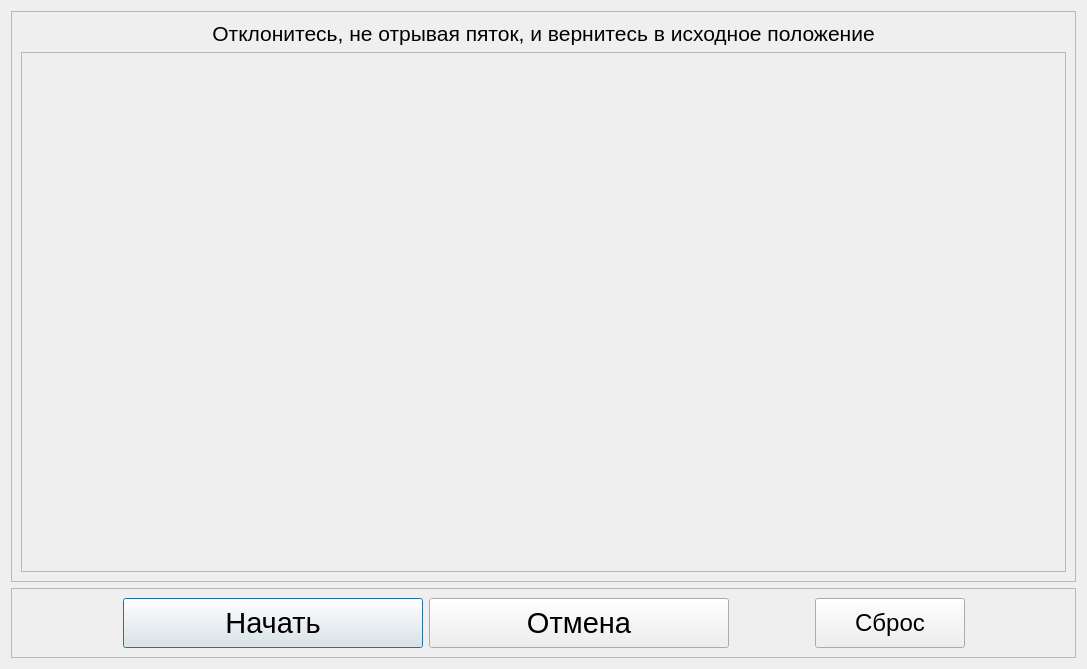
<?xml version="1.0" encoding="UTF-8"?>
<ui version="4.0">
 <class>SetMaxForceDialog</class>
 <widget class="QDialog" name="SetMaxForceDialog">
  <property name="geometry">
   <rect>
    <x>0</x>
    <y>0</y>
    <width>1087</width>
    <height>667</height>
   </rect>
  </property>
  <property name="windowTitle">
   <string>Выбор отклонения</string>
  </property>
  <layout class="QVBoxLayout" name="verticalLayout">
   <item>
    <widget class="QFrame" name="frame">
     <property name="frameShape">
      <enum>QFrame::StyledPanel</enum>
     </property>
     <property name="frameShadow">
      <enum>QFrame::Raised</enum>
     </property>
     <layout class="QVBoxLayout" name="verticalLayout_2">
      <item>
       <widget class="QLabel" name="lblComment">
        <property name="sizePolicy">
         <sizepolicy hsizetype="Preferred" vsizetype="Fixed">
          <horstretch>0</horstretch>
          <verstretch>0</verstretch>
         </sizepolicy>
        </property>
        <property name="font">
         <font>
          <pointsize>16</pointsize>
         </font>
        </property>
        <property name="text">
         <string>Отклонитесь, не отрывая пяток, и вернитесь в исходное положение</string>
        </property>
        <property name="alignment">
         <set>Qt::AlignCenter</set>
        </property>
       </widget>
      </item>
      <item>
       <spacer name="verticalSpacer">
        <property name="orientation">
         <enum>Qt::Vertical</enum>
        </property>
        <property name="sizeHint" stdset="0">
         <size>
          <width>20</width>
          <height>40</height>
         </size>
        </property>
       </spacer>
      </item>
      <item>
       <widget class="QFrame" name="frDiag">
        <property name="frameShape">
         <enum>QFrame::StyledPanel</enum>
        </property>
        <property name="frameShadow">
         <enum>QFrame::Raised</enum>
        </property>
        <layout class="QHBoxLayout" name="horizontalLayout_2">
         <item>
          <spacer name="horizontalSpacer_3">
           <property name="orientation">
            <enum>Qt::Horizontal</enum>
           </property>
           <property name="sizeHint" stdset="0">
            <size>
             <width>40</width>
             <height>20</height>
            </size>
           </property>
          </spacer>
         </item>
         <item>
          <widget class="DiagCross" name="wgtDiag" native="true">
           <property name="minimumSize">
            <size>
             <width>500</width>
             <height>500</height>
            </size>
           </property>
          </widget>
         </item>
         <item>
          <spacer name="horizontalSpacer_4">
           <property name="orientation">
            <enum>Qt::Horizontal</enum>
           </property>
           <property name="sizeHint" stdset="0">
            <size>
             <width>40</width>
             <height>20</height>
            </size>
           </property>
          </spacer>
         </item>
        </layout>
       </widget>
      </item>
      <item>
       <spacer name="verticalSpacer_2">
        <property name="orientation">
         <enum>Qt::Vertical</enum>
        </property>
        <property name="sizeHint" stdset="0">
         <size>
          <width>20</width>
          <height>40</height>
         </size>
        </property>
       </spacer>
      </item>
     </layout>
    </widget>
   </item>
   <item>
    <widget class="QFrame" name="frButtons">
     <property name="sizePolicy">
      <sizepolicy hsizetype="Preferred" vsizetype="Fixed">
       <horstretch>0</horstretch>
       <verstretch>0</verstretch>
      </sizepolicy>
     </property>
     <property name="font">
      <font>
       <pointsize>22</pointsize>
      </font>
     </property>
     <property name="frameShape">
      <enum>QFrame::StyledPanel</enum>
     </property>
     <property name="frameShadow">
      <enum>QFrame::Raised</enum>
     </property>
     <layout class="QHBoxLayout" name="horizontalLayout">
      <item>
       <spacer name="horizontalSpacer">
        <property name="orientation">
         <enum>Qt::Horizontal</enum>
        </property>
        <property name="sizeHint" stdset="0">
         <size>
          <width>40</width>
          <height>20</height>
         </size>
        </property>
       </spacer>
      </item>
      <item>
       <widget class="QPushButton" name="btnOK">
        <property name="minimumSize">
         <size>
          <width>300</width>
          <height>50</height>
         </size>
        </property>
        <property name="text">
         <string>Начать</string>
        </property>
        <property name="flat">
         <bool>false</bool>
        </property>
       </widget>
      </item>
      <item>
       <widget class="QPushButton" name="btnCancel">
        <property name="minimumSize">
         <size>
          <width>300</width>
          <height>50</height>
         </size>
        </property>
        <property name="text">
         <string>Отмена</string>
        </property>
       </widget>
      </item>
      <item>
       <spacer name="horizontalSpacer_5">
        <property name="orientation">
         <enum>Qt::Horizontal</enum>
        </property>
        <property name="sizeType">
         <enum>QSizePolicy::Fixed</enum>
        </property>
        <property name="sizeHint" stdset="0">
         <size>
          <width>80</width>
          <height>20</height>
         </size>
        </property>
       </spacer>
      </item>
      <item>
       <widget class="QPushButton" name="btnReset">
        <property name="minimumSize">
         <size>
          <width>150</width>
          <height>50</height>
         </size>
        </property>
        <property name="font">
         <font>
          <pointsize>18</pointsize>
         </font>
        </property>
        <property name="text">
         <string>Сброс</string>
        </property>
       </widget>
      </item>
      <item>
       <spacer name="horizontalSpacer_2">
        <property name="orientation">
         <enum>Qt::Horizontal</enum>
        </property>
        <property name="sizeHint" stdset="0">
         <size>
          <width>40</width>
          <height>20</height>
         </size>
        </property>
       </spacer>
      </item>
     </layout>
    </widget>
   </item>
  </layout>
 </widget>
 <customwidgets>
  <customwidget>
   <class>DiagCross</class>
   <extends>QWidget</extends>
   <header location="global">diagcross.h</header>
   <container>1</container>
  </customwidget>
 </customwidgets>
 <resources/>
 <connections>
  <connection>
   <sender>btnOK</sender>
   <signal>clicked()</signal>
   <receiver>SetMaxForceDialog</receiver>
   <slot>accept()</slot>
   <hints>
    <hint type="sourcelabel">
     <x>345</x>
     <y>619</y>
    </hint>
    <hint type="destinationlabel">
     <x>871</x>
     <y>235</y>
    </hint>
   </hints>
  </connection>
  <connection>
   <sender>btnCancel</sender>
   <signal>clicked()</signal>
   <receiver>SetMaxForceDialog</receiver>
   <slot>reject()</slot>
   <hints>
    <hint type="sourcelabel">
     <x>601</x>
     <y>607</y>
    </hint>
    <hint type="destinationlabel">
     <x>873</x>
     <y>317</y>
    </hint>
   </hints>
  </connection>
  <connection>
   <sender>btnReset</sender>
   <signal>clicked()</signal>
   <receiver>SetMaxForceDialog</receiver>
   <slot>resetValue()</slot>
   <hints>
    <hint type="sourcelabel">
     <x>869</x>
     <y>631</y>
    </hint>
    <hint type="destinationlabel">
     <x>1086</x>
     <y>226</y>
    </hint>
   </hints>
  </connection>
 </connections>
 <slots>
  <slot>resetValue()</slot>
 </slots>
</ui>
